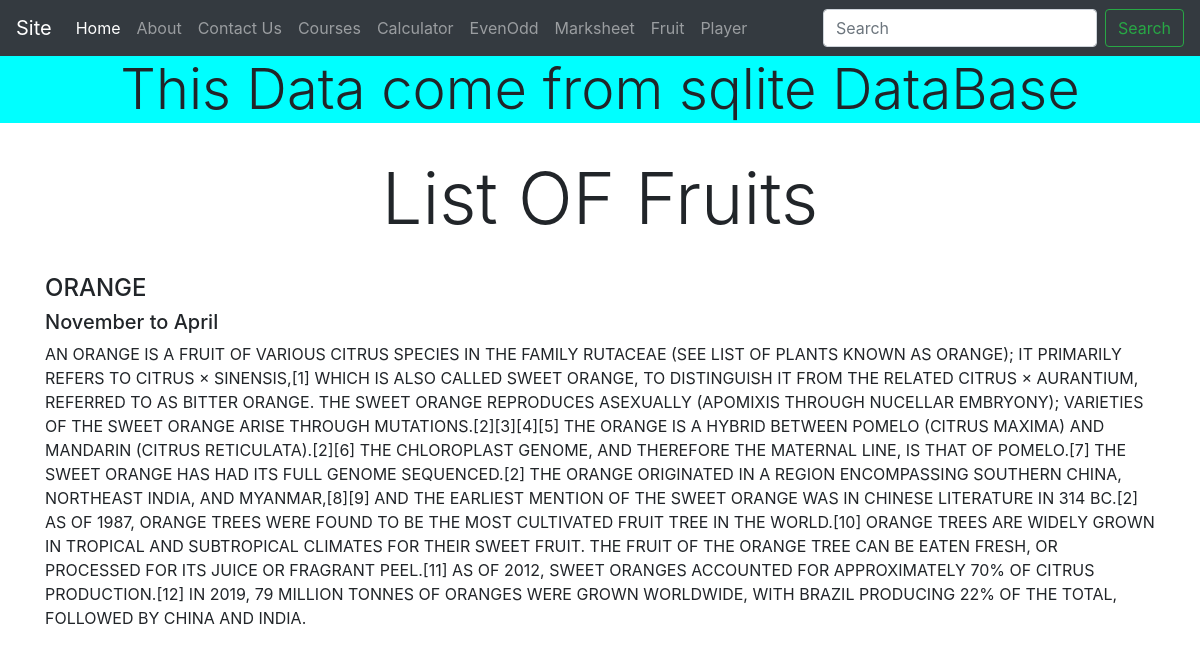
/fruit/, run on the app's committed database.
### apple/models.py (models this page shows)
class Fruit(models.Model):
    name = models.CharField(max_length=50)
    season = models.CharField(max_length=50)
    desc = models.TextField()

### app/views.py (the view)
# urls.py: path('fruit/', views.fruit),
def fruit(request):
    Fruitdata = Fruit.objects.all()
    paginator = Paginator(Fruitdata,1)
    page_number = request.GET.get('page')
    FruitdataFinal = paginator.get_page(page_number)
    """ # Activ Search Bar by using this course
    dataservices = Fruit.objects.all()
    if request.method == 'POST':
        st = request.GET.get('searchdata')
        if st != None:  # Active Search Bar With this Multiple Line of code
            dataservices = Fruit.objects.filter(name__icontains=st)

    databasedata = {
        'dbdata': dataservices
    }
    return render(request, 'fruit.html', databasedata)
    """
    databasedata = {
        'Fruitdata':FruitdataFinal
    }
    return render(request, 'fruit.html', databasedata)

### templates/fruit.html (shortened to what this page needs)
{% extends 'base.html' %}
{% block content %}
<h6 style="background-color:cyan" class="display-4 text-center">This Data come from sqlite DataBase</h6>
<h1 class="display-3 text-center">List OF Fruits</h1>
{% for n in Fruitdata %}
<div class='container'>
    <h4>{{n.name | upper }}</h4>
    <h5>{{n.season}}</h5>
    <p>{{n.desc | upper}}</p>
</div>
{% endfor %}
{% endblock %}

### data on the page
Fruit: name "ORANGE", season "November to April", desc "AN ORANGE IS A FRUIT OF VARIOUS CITRUS SPECIES IN THE FAMILY RUTACEAE (SEE LIST OF PLANTS KNOWN AS ORANGE); IT PRIMARILY REFERS TO CITRUS × SINENSIS,[1] WHICH IS ALSO CALLED SWEET ORANGE, TO DISTINGUISH IT FROM THE RELATED CITRUS × AURANTIUM, REFERRED TO AS BITTER ORANGE. THE SWEET ORANGE REPRODUCES ASEXUALLY (APOMIXIS THROUGH NUCELLAR EMBRYONY); VARIETIES OF THE SWEET ORANGE ARISE THROUGH MUTATIONS.[2][3][4][5] THE ORANGE IS A HYBRID BETWEEN POMELO (CITRUS MAXIMA) AND MANDARIN (CITRUS RETICULATA).[2][6] THE CHLOROPLAST GENOME, AND THEREFORE THE MATERNAL LINE, IS THAT OF POMELO.[7] THE SWEET ORANGE HAS HAD ITS FULL GENOME SEQUENCED.[2] THE ORANGE ORIGINATED IN A REGION ENCOMPASSING SOUTHERN…"
